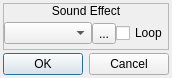
<?xml version="1.0" encoding="UTF-8"?>
<ui version="4.0">
 <class>ConfigureEvent_PlaySoundEffect</class>
 <widget class="QDialog" name="ConfigureEvent_PlaySoundEffect">
  <property name="geometry">
   <rect>
    <x>0</x>
    <y>0</y>
    <width>172</width>
    <height>78</height>
   </rect>
  </property>
  <property name="windowTitle">
   <string>Play Sound Effect</string>
  </property>
  <property name="styleSheet">
   <string notr="true">.QFrame
{
	border: 1px solid palette(text);
}

.QFrame&gt;QLabel
{
	background-color: palette(text);
	color: palette(window);
}</string>
  </property>
  <layout class="QVBoxLayout" name="verticalLayout">
   <property name="spacing">
    <number>3</number>
   </property>
   <property name="leftMargin">
    <number>3</number>
   </property>
   <property name="topMargin">
    <number>3</number>
   </property>
   <property name="rightMargin">
    <number>3</number>
   </property>
   <property name="bottomMargin">
    <number>3</number>
   </property>
   <item>
    <widget class="QFrame" name="frmVariable">
     <property name="frameShape">
      <enum>QFrame::StyledPanel</enum>
     </property>
     <property name="frameShadow">
      <enum>QFrame::Raised</enum>
     </property>
     <layout class="QVBoxLayout" name="verticalLayout_3">
      <property name="spacing">
       <number>0</number>
      </property>
      <property name="leftMargin">
       <number>0</number>
      </property>
      <property name="topMargin">
       <number>0</number>
      </property>
      <property name="rightMargin">
       <number>0</number>
      </property>
      <property name="bottomMargin">
       <number>0</number>
      </property>
      <item>
       <widget class="QLabel" name="label_3">
        <property name="sizePolicy">
         <sizepolicy hsizetype="Preferred" vsizetype="Fixed">
          <horstretch>0</horstretch>
          <verstretch>0</verstretch>
         </sizepolicy>
        </property>
        <property name="text">
         <string>Sound Effect</string>
        </property>
        <property name="alignment">
         <set>Qt::AlignCenter</set>
        </property>
       </widget>
      </item>
      <item>
       <widget class="QWidget" name="widget_3" native="true">
        <layout class="QHBoxLayout" name="horizontalLayout">
         <property name="spacing">
          <number>0</number>
         </property>
         <property name="leftMargin">
          <number>0</number>
         </property>
         <property name="topMargin">
          <number>0</number>
         </property>
         <property name="rightMargin">
          <number>0</number>
         </property>
         <property name="bottomMargin">
          <number>0</number>
         </property>
         <item>
          <widget class="QComboBox" name="optSoundEffect"/>
         </item>
         <item>
          <widget class="QToolButton" name="btnPlaySoundEffect">
           <property name="text">
            <string>...</string>
           </property>
           <property name="icon">
            <iconset resource="icons.qrc">
             <normaloff>:/icons/play.png</normaloff>:/icons/play.png</iconset>
           </property>
          </widget>
         </item>
         <item>
          <widget class="QCheckBox" name="chkLoop">
           <property name="sizePolicy">
            <sizepolicy hsizetype="Fixed" vsizetype="Fixed">
             <horstretch>0</horstretch>
             <verstretch>0</verstretch>
            </sizepolicy>
           </property>
           <property name="text">
            <string>Loop</string>
           </property>
          </widget>
         </item>
        </layout>
       </widget>
      </item>
     </layout>
    </widget>
   </item>
   <item>
    <widget class="QDialogButtonBox" name="buttonBox">
     <property name="orientation">
      <enum>Qt::Horizontal</enum>
     </property>
     <property name="standardButtons">
      <set>QDialogButtonBox::Cancel|QDialogButtonBox::Ok</set>
     </property>
    </widget>
   </item>
  </layout>
 </widget>
 <resources>
  <include location="icons.qrc"/>
 </resources>
 <connections>
  <connection>
   <sender>buttonBox</sender>
   <signal>accepted()</signal>
   <receiver>ConfigureEvent_PlaySoundEffect</receiver>
   <slot>accept()</slot>
   <hints>
    <hint type="sourcelabel">
     <x>248</x>
     <y>254</y>
    </hint>
    <hint type="destinationlabel">
     <x>157</x>
     <y>274</y>
    </hint>
   </hints>
  </connection>
  <connection>
   <sender>buttonBox</sender>
   <signal>rejected()</signal>
   <receiver>ConfigureEvent_PlaySoundEffect</receiver>
   <slot>reject()</slot>
   <hints>
    <hint type="sourcelabel">
     <x>316</x>
     <y>260</y>
    </hint>
    <hint type="destinationlabel">
     <x>286</x>
     <y>274</y>
    </hint>
   </hints>
  </connection>
 </connections>
</ui>
